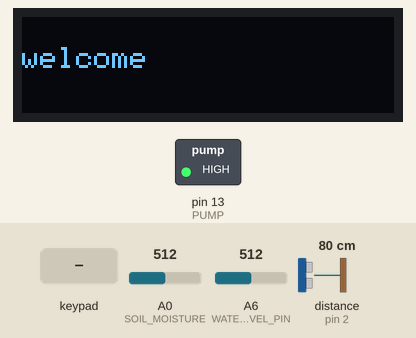
Recording of a sketch running on a simulated Arduino Nano, built with avr-gcc and run on an emulated ATmega328P. On the bench: 124×32 one-colour display, switched loads named in the sketch (green lamp = pin HIGH). Wiring (inferred from the names in the program): ultrasonic range finder: trigger pin 3; echo pin 2. The inputs (shaded band) are chosen by the test bench; at power-on: A6 (WATER_LEVEL_PIN) = 512, A0 (SOIL_MOISTURE) = 512, distance to the obstacle (sensor on pin 2) 80 cm. The echo pulse lasts 58.3 µs per cm; pins used as bus, display or sensor lines are not drawn; what the sketch prints to the serial monitor is not drawn.

Above: at 3.2 s.
3.3 s: key 'a' pressed
At 4.4 s:
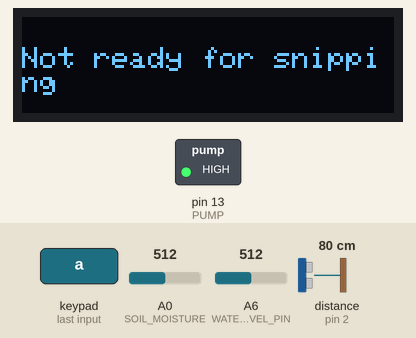
4.8 s: A6 (WATER_LEVEL_PIN) set to 107
6.3 s: A6 (WATER_LEVEL_PIN) set to 96
At 6.7 s:
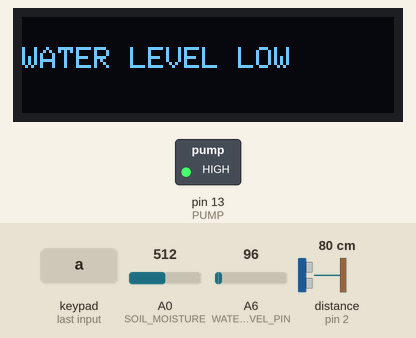
7.8 s: A0 (SOIL_MOISTURE) set to 456
9.3 s: A0 (SOIL_MOISTURE) set to 425
At 10.2 s:
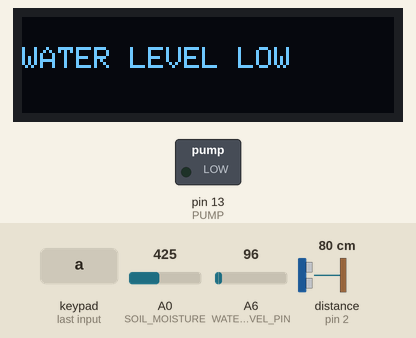
10.8 s: A0 (SOIL_MOISTURE) set to 511
At 11.4 s:
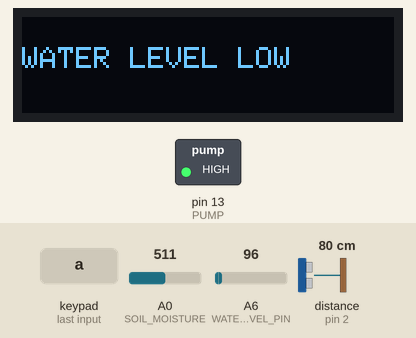
Timing chart, 0 to 13.3 s (numbered marks = the images above; inputs shaded):
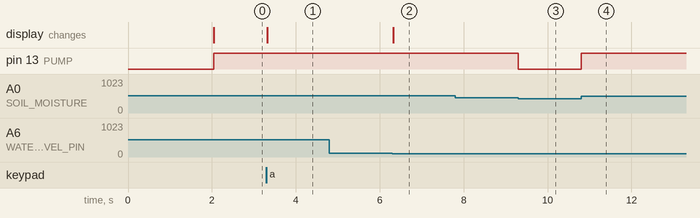

The sketch:

Smart_terrarium.ino
```cpp
#include <Wire.h>
#include <Adafruit_GFX.h>
#include <Adafruit_SSD1306.h>
#include <Keypad.h>


const byte ROWS = 2;
const byte COLS = 2;
char keys[ROWS][COLS] = {
  {'a','b'},
  {'c','d'},
};
byte rowPins[ROWS] = {4, 5,}; //connect to the row pinouts of the keypad
byte colPins[COLS] = {6, 7,}; //connect to the column pinouts of the keypad

Keypad keypad = Keypad( makeKeymap(keys), rowPins, colPins, ROWS, COLS );

#define PHOTO_SENSOR_PIN A1
#define SCREEN_WIDTH 124
#define SCREEN_HEIGHT 32
#define WATER_LEVEL_PIN A6
#define SOIL_MOISTURE A0
#define PUMP 13
#define echoPin 2 // attach pin D2 Arduino to pin Echo of HC-SR04
#define trigPin 3 //attach pin D3 Arduino to pin Trig of HC-SR04

// declare an SSD1306 display object connected to I2C
Adafruit_SSD1306 oled(SCREEN_WIDTH, SCREEN_HEIGHT, &Wire, -1);


int SOIL_MOISTURE_LIMIT = 20;
int SOIL_MOISTURE_VALUE;
int WATER_LEVEL_VALUE;
long duration;
int distance;
int lt_lvl;
char key;

void setup() {
  Serial.begin(9600);
  pinMode(PUMP, OUTPUT);
  digitalWrite(PUMP, LOW);
  // initialize OLED display with address 0x3C for 128x64
  if (!oled.begin(SSD1306_SWITCHCAPVCC, 0x3C)) {
    Serial.println(F("SSD1306 allocation failed"));
    while (true);
  }
  pinMode(trigPin, OUTPUT);
  pinMode(echoPin, INPUT);
  delay(2000);
  oled.clearDisplay();
  oled.setTextSize(1);          // text size
  oled.setTextColor(WHITE);
  oled.setCursor(0,10);
  oled.print("welcome");
  oled.display();
}

void loop() {
  digitalWrite(trigPin, LOW);
  delayMicroseconds(2);
  digitalWrite(trigPin, HIGH);
  delayMicroseconds(10);
  digitalWrite(trigPin, LOW);
  duration = pulseIn(echoPin, HIGH);
  distance = duration * 0.034 / 2;
  SOIL_MOISTURE_VALUE=analogRead(SOIL_MOISTURE);
  SOIL_MOISTURE_VALUE=map(SOIL_MOISTURE_VALUE,550,10,0,100);
  if (SOIL_MOISTURE_VALUE<SOIL_MOISTURE_LIMIT) {
  digitalWrite(PUMP, HIGH);
  }
  else{
  digitalWrite(PUMP, LOW);
  }
  key = keypad.getKey();
  oled.setTextSize(1);          // text size
  oled.setTextColor(WHITE);
  WATER_LEVEL_VALUE = analogRead(WATER_LEVEL_PIN);
  if (WATER_LEVEL_VALUE<=100){
    oled.clearDisplay();
    oled.setCursor(0,10);
    oled.print("WATER LEVEL LOW");
    oled.display();
    }
  else{
  oled.clearDisplay();
  Serial.println(key);
  if (key=='d'){
  oled.clearDisplay(); // clear display
  oled.setCursor(0, 10);        // position to display
  SOIL_MOISTURE_VALUE=analogRead(SOIL_MOISTURE);
  oled.println("Soil moisture: "); // text to display
  oled.print(SOIL_MOISTURE_VALUE);
  oled.print(" bars");
  oled.display();
  }
  if (key == 'b'){
  oled.clearDisplay();
  oled.setCursor(0,10);
  WATER_LEVEL_VALUE = analogRead(WATER_LEVEL_PIN);
  oled.println("pump water level: ");
  oled.print(WATER_LEVEL_VALUE);
  oled.print(" cm");
  oled.display();
  }
  if (key == 'c'){
  Serial.println("heloooo");
  lt_lvl = analogRead(PHOTO_SENSOR_PIN);
  oled.clearDisplay();
  oled.setCursor(0,10);
  oled.println("Light level: ");
  oled.print(lt_lvl);
  oled.print(" lux");
  oled.display();
  }
  if (key == 'a'){
     if (distance<=0.5){
      oled.clearDisplay();
     oled.setCursor(0,10);
     oled.println("Ready for snipping");
     oled.display();
      }
      else{
        oled.clearDisplay();
     oled.setCursor(0,10);
     oled.println("Not ready for snipping");
     oled.display();
        }
    }
  }
}
```

Measured:
- the behaviour switches between 101 and 100 on A6 (WATER_LEVEL_PIN) (found by bisection; images 1 and 2)
- the behaviour switches between 443 and 442 on A0 (SOIL_MOISTURE) (found by bisection; images 2 and 3)
- after the input at 3.3 s, the display: changes at once (image 1)
- after the input at 4.8 s, every drawn part: stays the same
- after the input at 6.3 s, the display: changes at once (image 2)
- after the input at 7.8 s, every drawn part: stays the same
- after the input at 9.3 s, pin 13 (PUMP): HIGH → LOW at once
- after the input at 10.8 s, pin 13 (PUMP): LOW → HIGH at once
